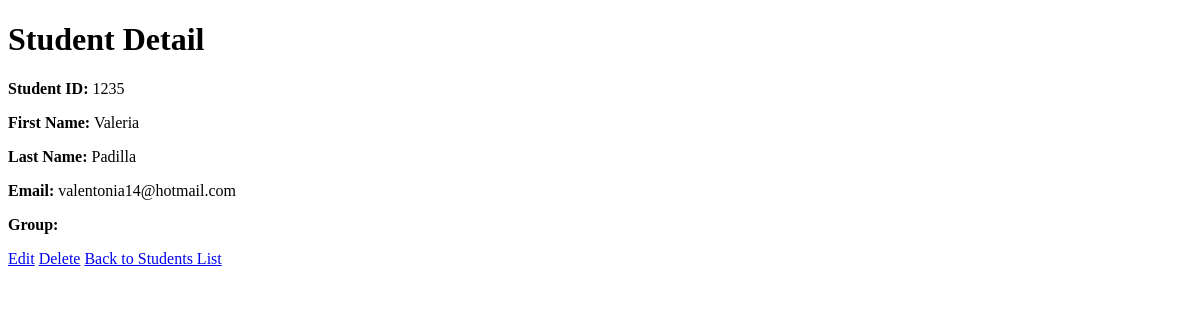
Before: /students/2/ with the older database file.
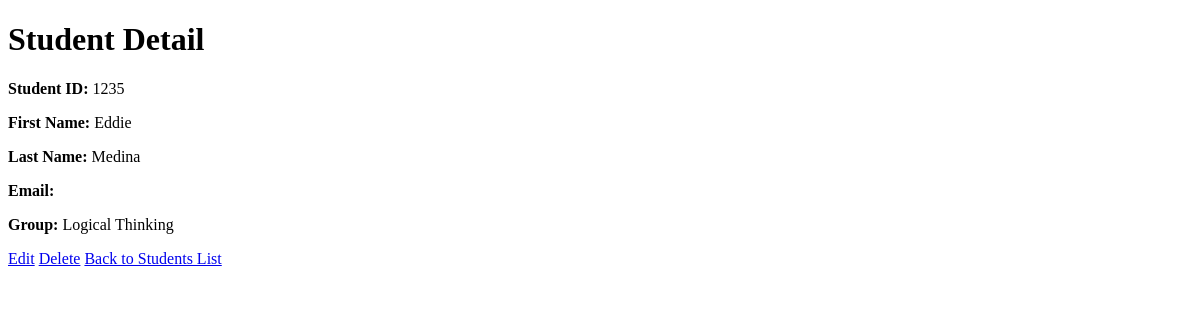
After: the same page with the newer database file.
### students/models.py (models this page shows, shortened)
class Student(models.Model):
    first_name = models.CharField(max_length=100)
    last_name = models.CharField(max_length=100)
    student_id = models.CharField(max_length=20, unique=True)
    email = models.EmailField(blank=True)
    group = models.ForeignKey(CourseGroup, on_delete=models.PROTECT, related_name='students')

### groups/models.py (models this page shows, shortened)
class CourseGroup(models.Model):
    name = models.CharField(max_length=100)
    created_at = models.DateTimeField(auto_now_add=True)
    schedule = models.CharField(max_length=100)
    subject = models.CharField(max_length=100)
    def __str__(self):
        return self.name

### students/views.py (the view)
# urls.py: path('<int:student_id>/', views.student_detail, name='student_detail'),
def student_detail(request, student_id):
    student = get_object_or_404(Student, id=student_id)
    context = {
        'student': student
    }
    return render(request, 'students/student_detail.html', context)

### students/templates/students/student_detail.html (shortened to what this page needs)
<!DOCTYPE html>
<html lang="en">
<head>
</head>
<body>
    <h1>Student Detail</h1>
    <p><strong>Student ID:</strong> {{ student.student_id }}</p>
    <p><strong>First Name:</strong> {{ student.first_name }}</p>
    <p><strong>Last Name:</strong> {{ student.last_name }}</p>
    <p><strong>Email:</strong> {{ student.email }}</p>
    <p><strong>Group:</strong> {{ student.group }}</p>
    <a href="{% url 'student_edit' student.id %}">Edit</a>
    <a href="{% url 'student_delete' student.id %}">Delete</a>
    <a href="{% url 'students_list' %}">Back to Students List</a>
</body>
</html>

Changed rows visible on the page:
changed Student: first_name "Valeria" → "Eddie"; last_name "Padilla" → "Medina"; group (not shown) → "Logical Thinking"; email "valentonia14@hotmail.com" → (not shown)
